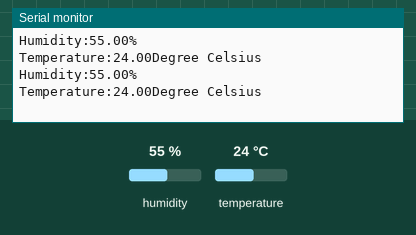
Bench run of a sketch on a simulated Arduino Uno, built with avr-gcc and run on an emulated ATmega328P. Parts: the last lines printed to the serial monitor. Inputs (shaded band) come from the test bench; at power-on: humidity 55 %, temperature 24 °C.

Above: at 2.8 s.
2.9 s: humidity set to 22 %
At 5.2 s:
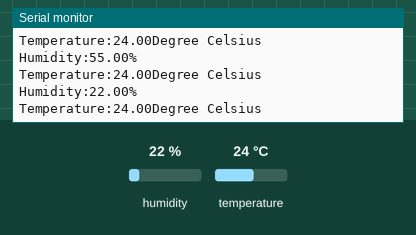
5.6 s: temperature set to 12 °C
At 6.5 s:
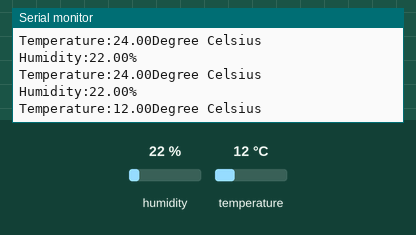
8.3 s: humidity set to 40 %
At 11.3 s:
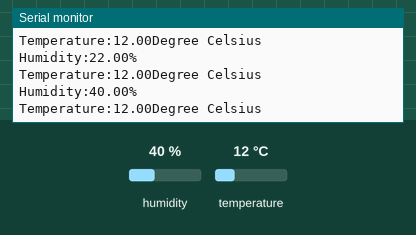
Timing chart, 0 to 12.8 s (numbered marks = the images above; inputs shaded):
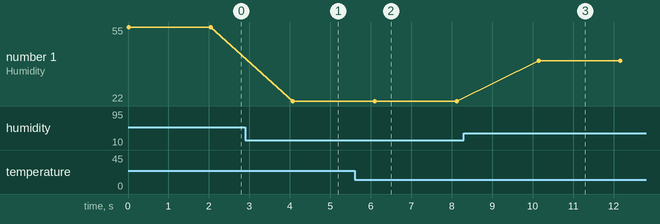

The sketch:

test1.ino
```cpp
#include <dht.h>

dht DHT;

#define DHT11_PIN 7

void setup()
{

  Serial.begin(9600);

}


void loop()
{

int chk = DHT.read11(DHT11_PIN);

Serial.print("Humidity:");

Serial.print(DHT.humidity);
Serial.println("%");

Serial.print("Temperature:");
Serial.print(DHT.temperature);

Serial.println("Degree Celsius");

delay(2000);
}
```

Measured:
- after the input at 2.9 s, the serial monitor: prints a new line after 1.2 s (image 1)
- after the input at 5.6 s, the serial monitor: prints a new line after 0.51 s (image 2)
- after the input at 8.3 s, the serial monitor: prints a new line after 1.8 s (image 3)
- plotted number 1: 55 → 22 after the input at 2.9 s, 22 → 40 after the input at 8.3 s
